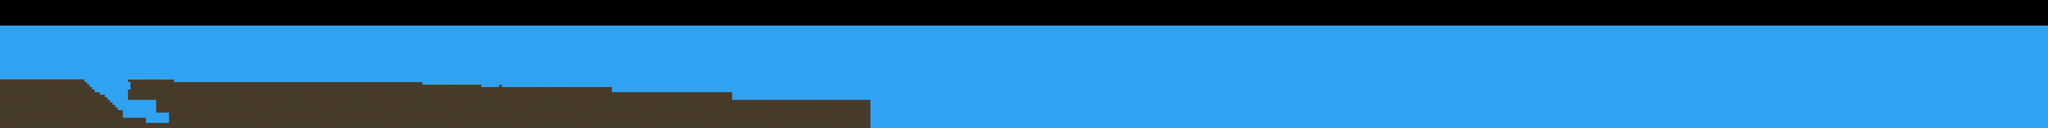

This game map was drawn from its Tiled (.tmx) file and the tilesets committed beside it. A one-line description and the trimmed map source follow:
An orthogonal 800x50 tile map with 16x16 px tiles, 2 tile layers (Sky, Tile Layer 1).

<map version="1.2" tiledversion="1.3.4" orientation="orthogonal" renderorder="right-down" width="800" height="50" tilewidth="16" tileheight="16" infinite="0" nextlayerid="3" nextobjectid="1">
 <tileset firstgid="1" source="Tiles.tsx" />
 <layer id="2" name="Sky" width="800" height="50">
  <data>[40000 cells, 31999 non-empty, 2 distinct tile ids]</data>
 </layer>
 <layer id="1" name="Tile Layer 1" width="800" height="50">
  <data>[40000 cells, 1428 non-empty, 3 distinct tile ids]</data>
 </layer>
</map>
